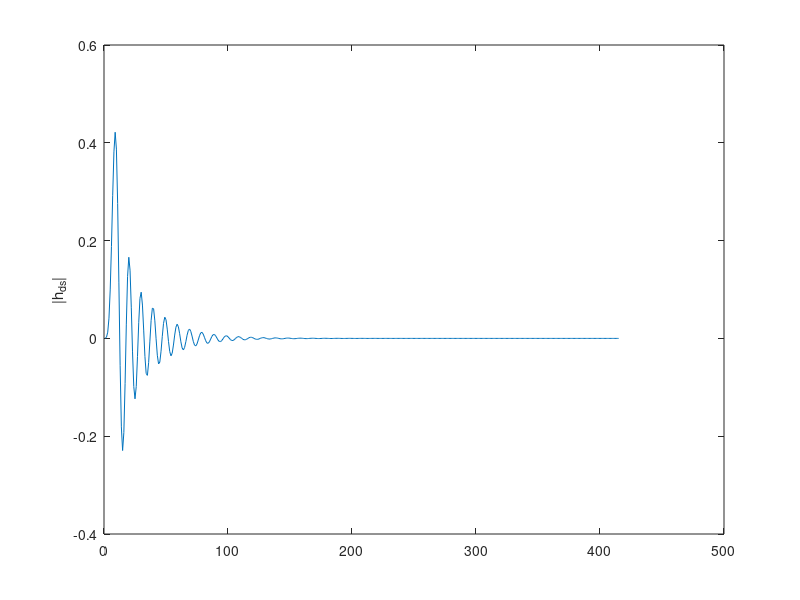
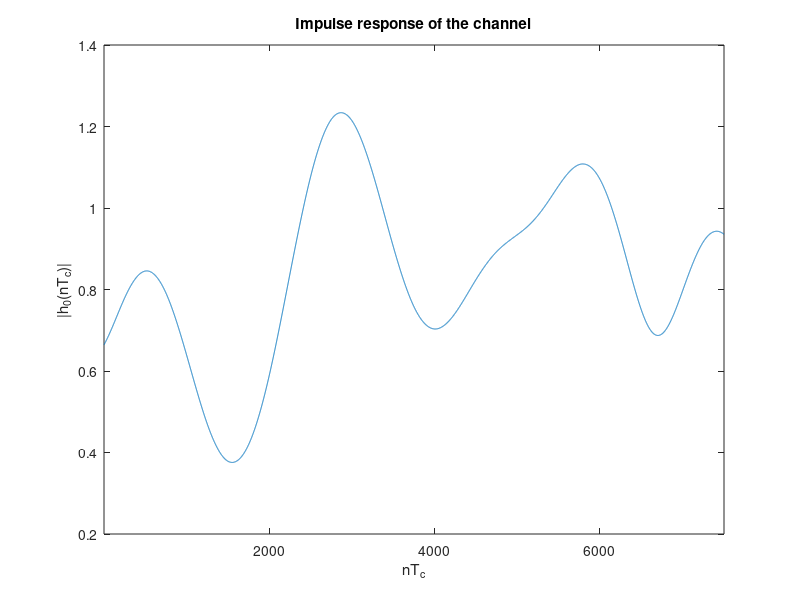

Recreate these plots in MATLAB, in order. (Note: this script raises an error after producing the figures.)
clc; close all; clear global; clearvars;

%% SETUP OF THE GIVEN PARAMETERS
Tc=1;
fd=(40*10^-5)/Tc;
Tp=1/10*(1/fd); 
Nsamples=80000;
hplot_samples=7500;

KdB=2;
K=10^(KdB/10); 
C=sqrt(K/(K+1)); 

%setup of the doppler filter coefficients (page 317)
a_ds=[1, -4.4153, 8.6283, -9.4592, 6.1051, -1.3542, -3.3622, 7.2390, -7.9361, 5.1221, -1.8401, 2.8706e-1];
b_ds=[1.3651e-4, 8.1905e-4, 2.0476e-3, 2.7302e-3, 2.0476e-3, 9.0939e-4, 6.7852e-4, 1.3550e-3, 1.8076e-3, 1.3550e-3, 5.3726e-4, 6.1818e-5, -7.1294e-5, ...
    -9.5058e-5, -7.1294e-5, -2.5505e-5, 1.3321e-5, 4.5186e-5, 6.0248e-5, 4.5186e-5, 1.8074e-5, 3.0124e-6];
% The energy of the doppler filter needs to be normalized to 1
h_ds=impz(b_ds, a_ds);
E_hds=sum(h_ds.^2);
b_ds=b_ds/sqrt(E_hds);
%normalize the power of h0
Md=1-C^2;

%% SIMULATION OF THE CHANNEL IMPULSE RESPONSE
%compute the transient as 5*Neq*Tp because the final sampling time is Tq 
pvec=abs(roots(a_ds));
pmax=max(pvec);
Neq=ceil(-1/log(pmax));
transient=5*Tp*Neq;

h_nsamples=Nsamples+transient;
w_samples=ceil(h_nsamples/Tp);
% Complex-valued Gaussian white noise with zero mean and unit variance
w=wgn(w_samples,1,0,'complex');

h_full=filter(b_ds, a_ds, w);
figure, plot(impz(b_ds,a_ds)), ylabel('|h_{ds}|')

%interpolation to Tq
t = 1:length(h_full);
t_int = Tc/Tp:Tc/Tp:length(h_full);
h_int = interp1(t, h_full, t_int, 'spline');

%multiply by sqrt(M_h0) to give the desired power 
h_int=h_int*sqrt(Md);

%drop the transient and add C because of LOS component
h=h_int(transient+1:end)+C;


%plot of 7500 samples of h
figure, 
plot(abs(h(1:hplot_samples)))
xlabel('nT_c')
ylabel('|h_0(nT_c)|')
xlim([1 hplot_samples])
title('Impulse response of the channel')

%% ESTIMATE OF THE PDF OF H0bar

h_bar=h/sqrt(C^2+Md); % the normalization here does not make much sense
% as M_h0=1-C^2, but it's to keep the formulas as in the book

% mean and variance of the realization of h
h_sd=std(abs(h_bar));
h_mean=mean(abs(h_bar));
% magnitude
mag_h=abs(h_bar);
% fit the data with a Rice ditribution to derive the parameters 
[v, s]=ricefit(mag_h);
% parameters v ans s are related to the rice factor K (wikipedia rician
% distribution)
K_est=v^2/(2*s^2); % estimated value of K 

% plot an histogram of h to get an idea of the shape of the distribution
% Nbins=17;
% figure,
% histogram(mag_h,Nbins,'Normalization','pdf')
% ylabel('Number of samples')
% xlabel('Value')
% title('Histogram of h_0')

% compute the theoretical and the estimated distributions
x=linspace(0,3,1000);
est=ricepdf(x,v,s);
v_th=sqrt(K/(K+1));
s_th=sqrt(1/(2*(K+1)));
th=ricepdf(x,v_th,s_th );

% plot of the theoretical and estimated distributions
figure
%plot(x,est,'r'), hold on, plot(x,th,'b')
Nbins=17;
histogram(mag_h, Nbins,'Normalization','pdf','DisplayStyle','stairs'), hold on, plot(x,th,'r-.')%, hold on, plot(x,est,'k'),
title('Estimate of the pdf of h_0')
ylabel('f_x(a)')
xlabel('a')
legend('Histogram','theoretical pdf','Estimated pdf')

%% SPECTRUM ESTIMATION

% Welch estimator
S=700;   %overlap
D=3500;   %window length

w_welch=window(@hamming,D);
%w_welch=kaiser(D,8);

[Welch_P, Ns] = welchPSD(h', w_welch, S);
Welch_P=Welch_P/Nsamples;
f=1/Tc:1/Tc:Nsamples;
Welch_centered=fftshift(Welch_P);
figure,
plot(10*log10(Welch_centered))
%ylim([-5 35])
ylim([-55 -15])
xlim([Nsamples/2-5*Nsamples*fd Nsamples/2+5*Nsamples*fd])
xticks([39850 39900 39950 40000 40050 40100 40150])
xticklabels({'-150','-100','-50','0','50','100','150'});
ylabel('P_h(f) [dB]')
xlabel('f')
